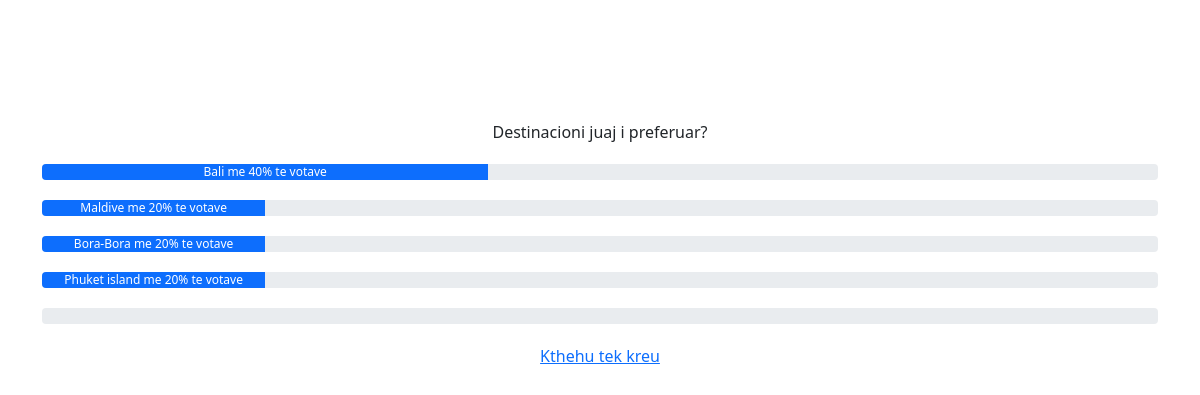
The app's page /includes/result-inc.php?pyetja=35 with its own data.
### tables this page shows
CREATE TABLE `questions` (
  `Pid` int(11) NOT NULL,
  `Qcontent` varchar(1000) NOT NULL,
  `isVerifed` tinyint(1) NOT NULL,
  `is_deleted` int(1) NOT NULL,
  `created_date` date NOT NULL DEFAULT current_timestamp(),
  `Finish_time` date NOT NULL,
  `user_id` int(11) DEFAULT NULL,
  `adm_check` int(1) NOT NULL DEFAULT 0
);

CREATE TABLE `answers` (
  `id` int(11) NOT NULL,
  `Pid` int(11) NOT NULL,
  `content` varchar(300) NOT NULL,
  `vote` int(30) NOT NULL DEFAULT 0
);

### includes/result-inc.php (the view, shortened to what this page needs)
<?php
include 'database.php';
if(isset($_GET['pyetja'])){
$pid=$_GET['pyetja'];
$result= $conn->query("SELECT * FROM user_answers where Pid=$pid") or die($conn->error);
$num_rows=mysqli_num_rows ( $result );
}?>
<html lang="en">
<head>
    <link href="https://cdn.jsdelivr.net/npm/bootstrap@5.0.0-beta2/dist/css/bootstrap.min.css" rel="stylesheet">
</head>
<body>
<div class="container"  style="margin:10% auto 0 auto">
<?php $result= $conn->query("SELECT * FROM questions where Pid=$pid") or die($conn->error);
?>
<?php while($row=$result->fetch_assoc()): ?>
<center><?php echo $row['Qcontent']; ?></center>
<?php $result1= $conn->query("SELECT * FROM answers where Pid=$pid") or die($conn->error);
?>
<?php while($row=$result1->fetch_assoc()): ?>
<?php
$votePercent = round(($row['vote']/$num_rows)*100);
 ?>
<div class="progress" style="margin-top:20px">
  <div class="progress-bar" role="progressbar" style="width: <?php echo $votePercent; ?>%" aria-valuenow="<?php echo $votePercent; ?>" aria-valuemin="0" aria-valuemax="100"  ><?php echo $row['content']; ?> me  <?php echo $votePercent; ?>% te votave</div>
</div>
<?php endwhile; ?>
</div>
<?php if(isset($_GET['userid'])): ?>
<center style="margin-top:20px"><a href="../user.php#<?php echo $pid; ?>" >Kthehu tek votimi</a></center>
<?php else: ?>
  <center style="margin-top:20px"><a href="../faqja1.php#sondazhet<?php echo $pid; ?>" >Kthehu tek kreu</a></center>
  <?php endif; ?>
<?php endwhile; ?>
</body>
</html>

### records on screen
questions: Qcontent "Destinacioni juaj i preferuar?"
answers: content "Bali", vote "40"
answers: content "Maldive", vote "20"
answers: content "Bora-Bora", vote "20"
answers: content "Phuket island", vote "20"
